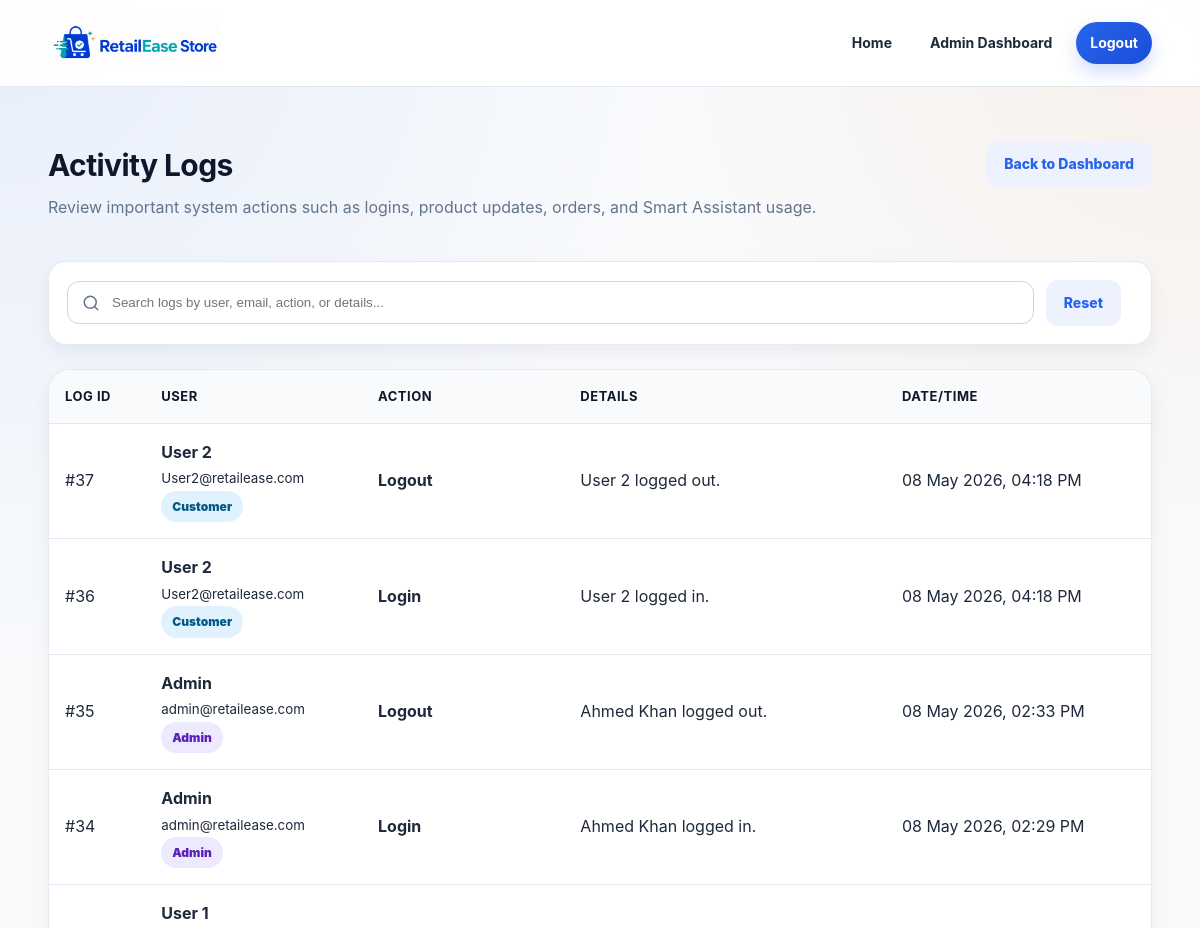
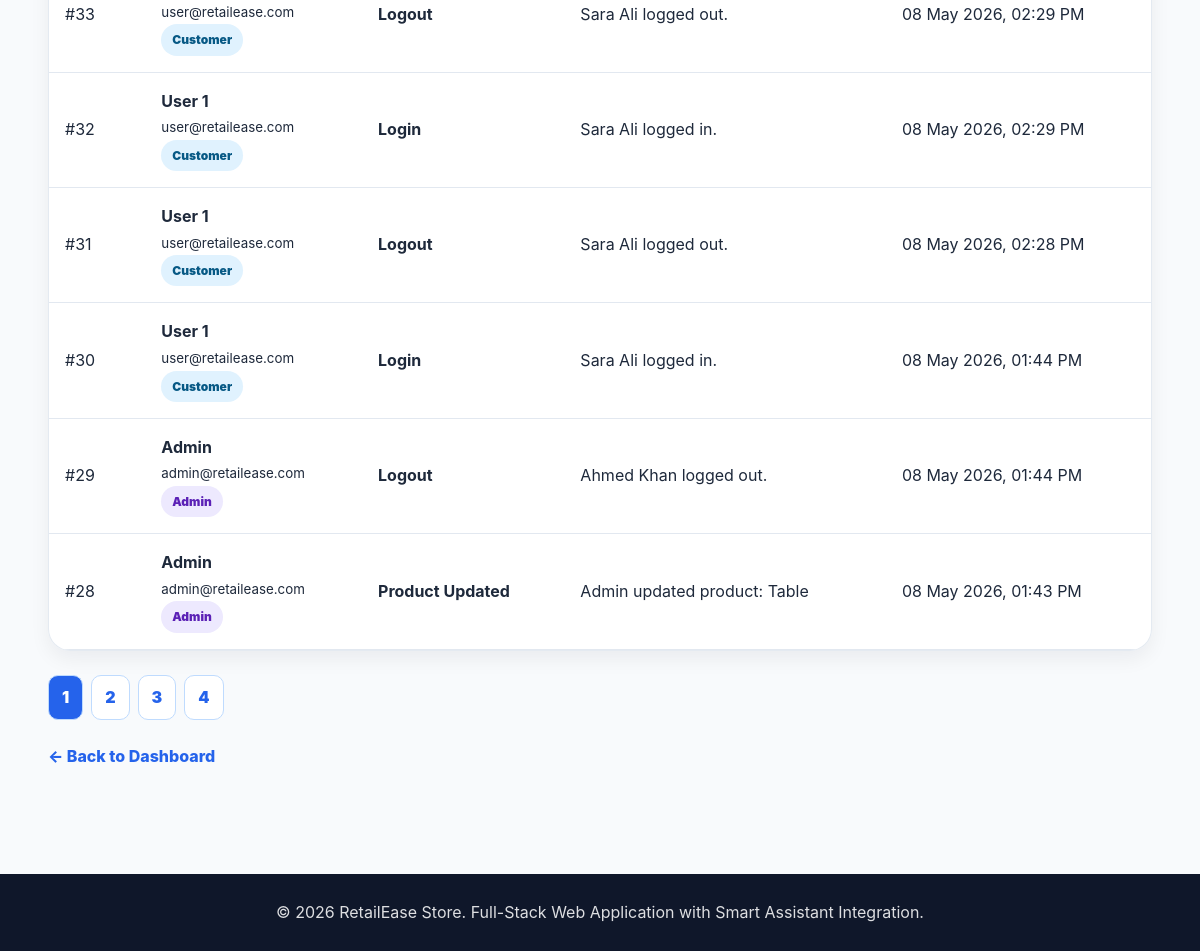
The page /admin/activity_logs.php (signed in) on the database its author committed (2 pictures, top to bottom).
### tables this page shows
CREATE TABLE `activity_logs` (
  `id` int(11) NOT NULL,
  `user_id` int(11) DEFAULT NULL,
  `action` varchar(150) NOT NULL,
  `details` text DEFAULT NULL,
  `created_at` timestamp NOT NULL DEFAULT current_timestamp()
);

CREATE TABLE `users` (
  `id` int(11) NOT NULL,
  `name` varchar(100) NOT NULL,
  `email` varchar(150) NOT NULL,
  `password` varchar(255) NOT NULL,
  `role` enum('admin','user') NOT NULL DEFAULT 'user',
  `created_at` timestamp NOT NULL DEFAULT current_timestamp(),
  `updated_at` timestamp NOT NULL DEFAULT current_timestamp() ON UPDATE current_timestamp()
);

### includes/functions.php (called while the page is built, shortened)
<?php
function sanitizeInput($data) {
    return htmlspecialchars(trim($data), ENT_QUOTES, 'UTF-8');
}
?>

### admin/activity_logs.php (the view, shortened to what this page needs)
<?php
require_once '../config/database.php';
require_once '../includes/functions.php';
$search = sanitizeInput($_GET['search'] ?? '');
$page = isset($_GET['page']) && is_numeric($_GET['page']) ? (int) $_GET['page'] : 1;
$limit = 10;
$offset = ($page - 1) * $limit;
$params = [];
$whereSql = "";
$countStmt = $pdo->prepare("
    SELECT COUNT(*)
    FROM activity_logs
    LEFT JOIN users ON activity_logs.user_id = users.id
    $whereSql
");
$countStmt->execute($params);
$totalLogs = $countStmt->fetchColumn();
$totalPages = ceil($totalLogs / $limit);
$stmt = $pdo->prepare("
    SELECT
        activity_logs.*,
        users.name AS user_name,
        users.email AS user_email,
        users.role AS user_role
    FROM activity_logs
    LEFT JOIN users ON activity_logs.user_id = users.id
    $whereSql
    ORDER BY activity_logs.created_at DESC
    LIMIT $limit OFFSET $offset
");
$stmt->execute($params);
$logs = $stmt->fetchAll(PDO::FETCH_ASSOC);
?>
<?php include '../includes/header.php'; ?>
<section class="section">
    <div class="container">
        <div class="page-header">
            <div>
                <h2>Activity Logs</h2>
                <p>Review important system actions such as logins, product updates, orders, and Smart Assistant usage.</p>
            </div>
            <a href="dashboard.php" class="btn btn-light">Back to Dashboard</a>
        </div>
        <form method="GET" class="filter-form activity-filter">
            <input
                type="text"
                name="search"
                placeholder="Search logs by user, email, action, or details..."
                value="<?php echo htmlspecialchars($search); ?>"
            >
            <a href="activity_logs.php" class="btn btn-light">Reset</a>
        </form>
        <div class="table-wrapper">
            <table class="data-table">
                <thead>
                    <tr>
                        <th>Log ID</th>
                        <th>User</th>
                        <th>Action</th>
                        <th>Details</th>
                        <th>Date/Time</th>
                    </tr>
                </thead>
                <tbody>
                    <?php if (count($logs) > 0): ?>
                        <?php foreach ($logs as $log): ?>
                            <tr>
                                <td>#<?php echo $log['id']; ?></td>
                                <td>
                                    <?php if (!empty($log['user_name'])): ?>
                                        <strong><?php echo htmlspecialchars($log['user_name']); ?></strong>
                                        <br>
                                        <small><?php echo htmlspecialchars($log['user_email']); ?></small>
                                        <br>
                                        <?php if ($log['user_role'] === 'admin'): ?>
                                            <span class="badge badge-admin">Admin</span>
                                        <?php else: ?>
                                            <span class="badge badge-user">Customer</span>
                                        <?php endif; ?>
                                    <?php else: ?>
                                        <span class="muted-text">Deleted or unknown user</span>
                                    <?php endif; ?>
                                </td>
                                <td>
                                    <strong><?php echo htmlspecialchars($log['action']); ?></strong>
                                </td>
                                <td>
                                    <?php echo !empty($log['details']) ? htmlspecialchars($log['details']) : '<span class="muted-text">No details</span>'; ?>
                                </td>
                                <td><?php echo date('d M Y, h:i A', strtotime($log['created_at'])); ?></td>
                            </tr>
                        <?php endforeach; ?>
                    <?php else: ?>
                        <tr>
                            <td colspan="5" class="empty-state">No activity logs found.</td>
                        </tr>
                    <?php endif; ?>
                </tbody>
            </table>
        </div>
        <?php if ($totalPages > 1): ?>
            <div class="pagination">
                <?php for ($i = 1; $i <= $totalPages; $i++): ?>
                    <a
                        class="<?php echo $i === $page ? 'active-page' : ''; ?>"
                        href="?page=<?php echo $i; ?>&search=<?php echo urlencode($search); ?>">
                        <?php echo $i; ?>
                    </a>
                <?php endfor; ?>
            </div>
        <?php endif; ?>
        <div class="back-link">
            <a href="dashboard.php">← Back to Dashboard</a>
        </div>
    </div>
</section>
<?php include '../includes/footer.php'; ?>

### includes/header.php (shortened to what this page needs)
<!DOCTYPE html>
<html lang="en">
<head>
    <link rel="stylesheet" href="/retail-ease-store/assets/css/style.css">
</head>
<body>
<header class="site-header">
    <div class="container nav-container">
        <a href="/retail-ease-store/index.php" class="logo" aria-label="RetailEase Store Home">
            <img src="/retail-ease-store/assets/images/retailease-logo.png" alt="RetailEase Store Logo">
        </a>
        <nav class="nav-links" id="navMenu">
            <a href="/retail-ease-store/index.php">Home</a>
            <?php if (isset($_SESSION['user_id'])): ?>
                <?php if ($_SESSION['role'] === 'admin'): ?>
                    <a href="/retail-ease-store/admin/dashboard.php">Admin Dashboard</a>
                <?php endif; ?>
                <a href="/retail-ease-store/logout.php" class="btn-small">Logout</a>
            <?php else: ?>
                <a href="/retail-ease-store/login.php">Login</a>
                <a href="/retail-ease-store/register.php" class="btn-small">Register</a>
            <?php endif; ?>
        </nav>
    </div>
</header>
<main>

### includes/footer.php (shortened to what this page needs)
</main>
<footer class="site-footer">
    <div class="container">
        <p>&copy; <?php echo date('Y'); ?> RetailEase Store. Full-Stack Web Application with Smart Assistant Integration.</p>
    </div>
</footer>
</body>
</html>

### rows shown on the page
activity_logs: id "37", user.name "User 2", user.email "User2@retailease.com", shows "Customer", action "Logout", details "User 2 logged out.", created_at "08 May 2026, 04:18 PM"
activity_logs: id "36", user.name "User 2", user.email "User2@retailease.com", shows "Customer", action "Login", details "User 2 logged in.", created_at "08 May 2026, 04:18 PM"
activity_logs: id "35", user.name "Admin", user.email "admin@retailease.com", action "Logout", details "Ahmed Khan logged out.", created_at "08 May 2026, 02:33 PM"
activity_logs: id "34", user.name "Admin", user.email "admin@retailease.com", action "Login", details "Ahmed Khan logged in.", created_at "08 May 2026, 02:29 PM"
activity_logs: id "33", user.name "User 1", user.email "user@retailease.com", shows "Customer", action "Logout", details "Sara Ali logged out.", created_at "08 May 2026, 02:29 PM"
activity_logs: id "32", user.name "User 1", user.email "user@retailease.com", shows "Customer", action "Login", details "Sara Ali logged in.", created_at "08 May 2026, 02:29 PM"
activity_logs: id "31", user.name "User 1", user.email "user@retailease.com", shows "Customer", action "Logout", details "Sara Ali logged out.", created_at "08 May 2026, 02:28 PM"
activity_logs: id "30", user.name "User 1", user.email "user@retailease.com", shows "Customer", action "Login", details "Sara Ali logged in.", created_at "08 May 2026, 01:44 PM"
activity_logs: id "29", user.name "Admin", user.email "admin@retailease.com", action "Logout", details "Ahmed Khan logged out.", created_at "08 May 2026, 01:44 PM"
activity_logs: id "28", user.name "Admin", user.email "admin@retailease.com", action "Product Updated", details "Admin updated product: Table", created_at "08 May 2026, 01:43 PM"
